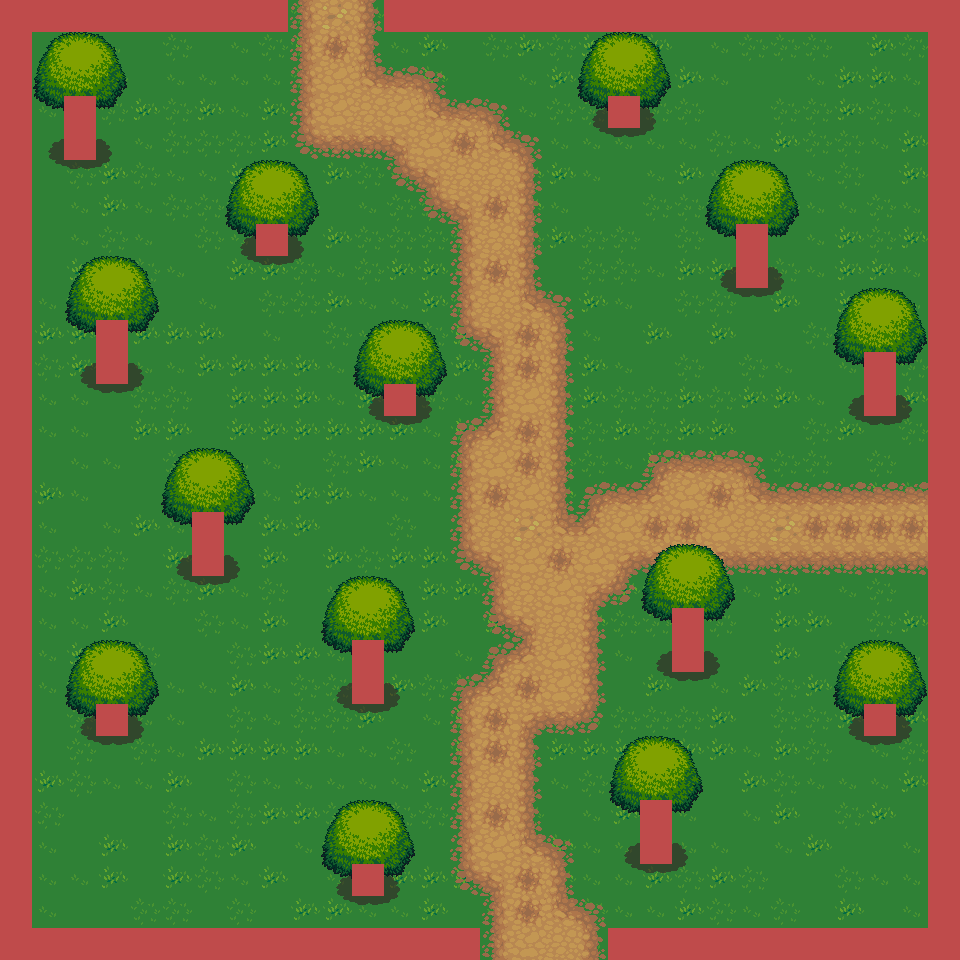

This game map was drawn from its Tiled (.tmx) file and the tilesets committed beside it. A one-line description and the trimmed map source follow:
An orthogonal 30x30 tile map with 32x32 px tiles, 4 tile layers (Tile Layer 1, Tile Layer 2, Tile Layer 3, Tile Layer 4), 4 tilesets.

<map version="1.0" tiledversion="1.1.5" orientation="orthogonal" renderorder="right-down" width="30" height="30" tilewidth="32" tileheight="32" infinite="0" nextobjectid="1">
 <tileset firstgid="1" source="../assets/Terrain.tsx" />
 <tileset firstgid="1025" source="../assets/treetop.tsx" />
 <tileset firstgid="1067" source="../assets/trunk.tsx" />
 <tileset firstgid="1085" source="../assets/castlefloors.tsx" />
 <layer name="Tile Layer 1" width="30" height="30">
  <data>[900 cells, 900 non-empty, 4 distinct tile ids]</data>
 </layer>
 <layer name="Tile Layer 2" width="30" height="30">
  <data>[900 cells, 289 non-empty, 26 distinct tile ids]</data>
 </layer>
 <layer name="Tile Layer 3" width="30" height="30">
  <data>[900 cells, 129 non-empty, 10 distinct tile ids]</data>
 </layer>
 <layer name="Tile Layer 4" width="30" height="30">
  <data>[900 cells, 131 non-empty, 1 distinct tile ids]</data>
 </layer>
</map>
